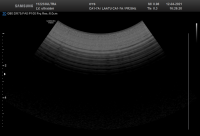
#> input picture client/staticfiles/images/ultrasound_image.bmp, 200 x 136 px
$ python -i UA_QA_analysis_mod_SY.py   (imports and definitions only)   (older library calls are emulated)
#> lines starting #> are read from the running program, lines starting #| are printed output that depends on the picture; after the words box and inside, x2 and y2 are one past the last pixel; in counts of white or black regions, pixels touching at a corner belong together
# -*- coding: utf-8 -*-
"""
Created on Wed Jul 26 09:51:55 2023

@author: sylisiur
"""


import matplotlib.pyplot as plt
import pydicom
import numpy as np
from skimage.measure import label
import cv2 as cv
from scipy.signal import argrelextrema
from scipy import ndimage
import scipy.misc
import scipy
import cv2
try:
    from utils.LUT_table_codes import extract_parameters, get_name_from_df
except:
    from LUT_table_codes import extract_parameters, get_name_from_df
from LUT_taulukko_lisaa import AddToLUT
import pandas as pd
import matplotlib as mpl
from PIL import Image as im_module
mpl.rcParams['figure.dpi']= 72

#%%


# [205 lines left out: functions getLargestCC, fillhole, rgb2gray, crop_US_im, smooth, get_reverb_lines and 1 more, not called in this run]

def transform_convex_image2linear(im):
    '''
    This function transforms the convex transducer image to linear using
    polar transform.

    Parameters
    ----------
    im : convex image

    Returns
    -------
    polar_image : Polar image

    '''
    #im = im[0:int(im.shape[0]/2),:] #crop bottom half (noise) away
    #import pdb; pdb.set_trace()

    BW = im  > 1.5*np.mean(im) #Threshold image
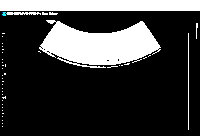
#> BW: shape (136, 200, 3) bool; mean R, G, B 0.227, 0.228, 0.228
    kernel = np.ones((5,5), np.uint8)

    #Erosion
    BW = cv2.erode(BW.astype("float"), kernel, iterations=1)
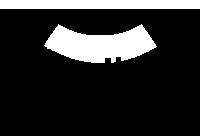
#> BW: shape (136, 200, 3) float64; values 0 (black) and 1 (white), 16.8% white; 2 white regions, box (x1, y1, x2, y2) and area: (44, 24, 157, 63) 2762, (0, 0, 200, 9) 1800

    # [6 lines of commented-out code are left out]
    label_im, nb_labels = ndimage.label(BW)
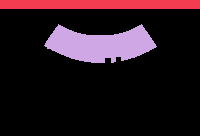
#> label_im: shape (136, 200, 3) int32; 3 distinct labels, from 0 to 2; one colour per label, 0 black
#> nb_labels = 2
    sizes = ndimage.sum(BW, label_im, range(nb_labels + 1))
#> sizes = [0, 5400, 8286]
    #loc = np.argmax(sizes)
    #BW = label_im==loc

    #print("Before entering new code BW image: ")
    #plt.imshow(BW)
    #plt.show()

    #
    # Vili's new location based area finding code starts here
    #

    #Find labeled area near the top of the image to stop script from picking the wrong area

    #Ammount of samples the program takes depends on the length of these 3 arrays, currently takes 4 samples
    largestAreas = [1,2,3,4]
    largestAreaLocations = [1,2,3,4]
    areaDistances = [1,2,3,4]

    #A copy of the sizes array, which we can edit
    sizes_copy = sizes.copy()
#> sizes_copy = [0, 5400, 8286]

    #Go through the list and add largest sizes to the list
    for x in largestAreas:

        #Add the currently highest area to the list
        largestAreas[(x - 1)] = np.argmax(sizes_copy)
        print("Argmax is :")
        print(np.argmax(sizes_copy))

        #Remove the highest area from the list, so next iterations picks the next biggest one
        largest_position = np.where(sizes_copy == sizes_copy[largestAreas[(x - 1)]])
        print("Largest position is " + str(largest_position))
        sizes_copy[largest_position[0]] = 0

        #Add location data to a new array
        temp_image = BW
        temp_image = label_im == largestAreas[(x - 1)]
        temp_image = temp_image.astype("int")
        largestAreaLocations[(x - 1)] = temp_image
#> this loop made 4 passes
#> largest_position on passes 1 to 4: ([2],), ([1],), ([0, 1, 2],), ([0, 1, 2],)
#| 2
#| Largest position is (array([2]),)
#| 1
#| Largest position is (array([1]),)
#| 0
#| Largest position is (array([0, 1, 2]),)
#| 0
#| Largest position is (array([0, 1, 2]),)
#> pass 1, in transform_convex_image2linear, `temp_image = label_im == largestAreas[(x - 1)]`:
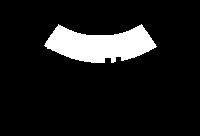
#> temp_image: shape (136, 200, 3) bool; 10.2% white; 1 white region, box (x1, y1, x2, y2) and area: (44, 24, 157, 63) 2762
#> pass 2, in transform_convex_image2linear, `temp_image = label_im == largestAreas[(x - 1)]`:
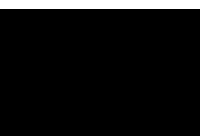
#> temp_image: shape (136, 200, 3) bool; 6.6% white; 1 white region, box (x1, y1, x2, y2) and area: (0, 0, 200, 9) 1800
#> after the loop, largestAreaLocations = 4 items; largestAreas = [2, 1, 0, 0]; sizes_copy = [0, 0, 0]

    #Find the average cordinates of the largest areas and calculate their distance to the given point around the top of the image
    for x in areaDistances:

        #Create a copy we can edit and edit data to fit image module
        largestAreaLocationsCopy = largestAreaLocations
#> largestAreaLocationsCopy = 4 items
        largestAreaLocationsCopy[(x - 1)] = 255 * largestAreaLocationsCopy[(x - 1)]
        data = largestAreaLocationsCopy[(x - 1)].astype("uint8")

        #cv2.imshow("data image", data)
        #cv2.waitKey(0)
        #cv2.destroyAllWindows()

        #Create .png of the binarized image, so blob detection program can calculate the distances between areas
        array_image = im_module.fromarray(data)
        array_image.save('array_image.png')
        read_image = cv2.imread('array_image.png', 0)


        #Get dimensions of the image
        height, width = read_image.shape[:2]
#> height = 136; width = 200

        #Dilate the image, so the blob detection programs consistently find the correct areas
        read_image = cv2.dilate(read_image, kernel, iterations=3)
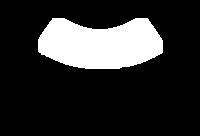
#> read_image: shape (136, 200); 18.1% white; 1 white region, box (x1, y1, x2, y2) and area: (38, 18, 163, 69) 4912

        print('img.shape', read_image.shape)
#| img.shape (136, 200)
        print('img.dtype', read_image.dtype)
#| img.dtype uint8

        #cv2.imshow("array image", read_image)
        #cv2.waitKey(0)
        #cv2.destroyAllWindows()

        #Edit the parameters of the blob detector program, so it find correct areas
        params = cv2.SimpleBlobDetector_Params()
        params.filterByColor = True
        params.blobColor = 255
        params.minThreshold = 10
        params.maxThreshold = 200
        params.filterByArea = False
        params.minArea = 10000
        params.filterByInertia = False
        params.filterByConvexity = False
        params.filterByCircularity = False

        #Create the blob detector and detect keypoints in the image
#> (the run stopped early here; a loop or call above may not have finished)
